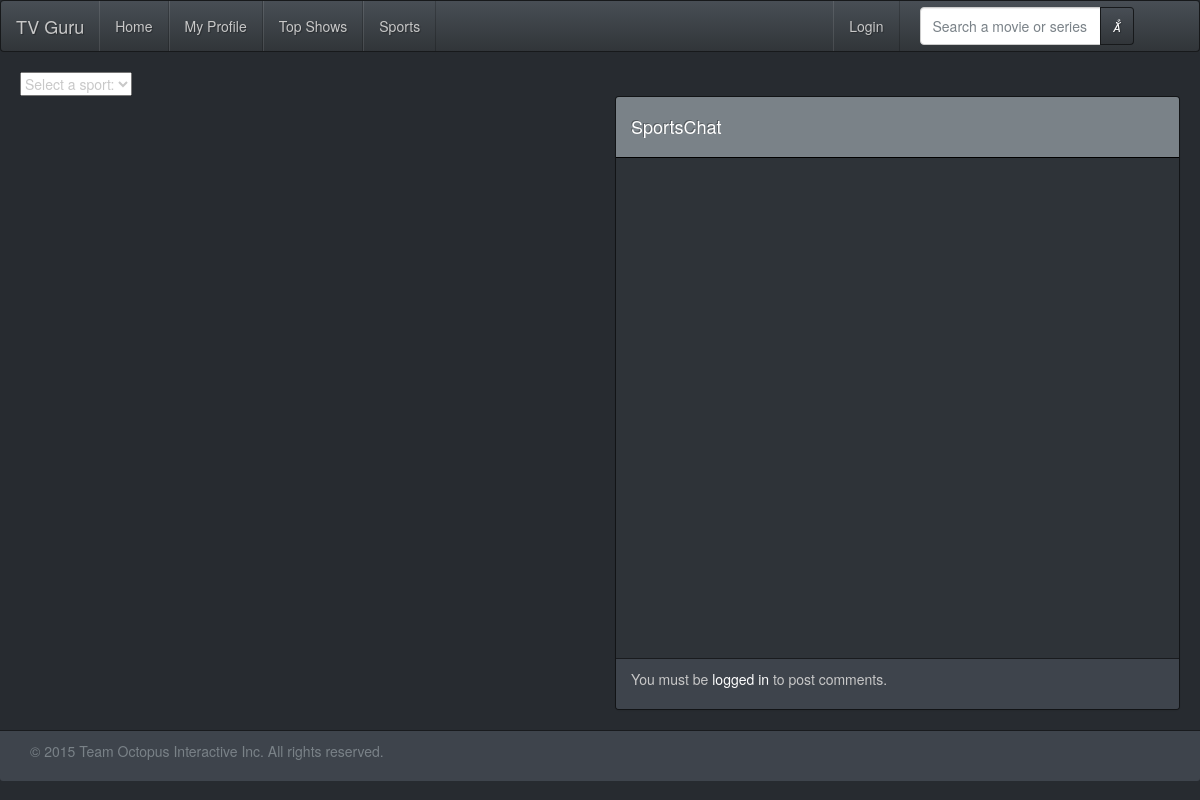
Page /pages/sports.php on the earlier database version.
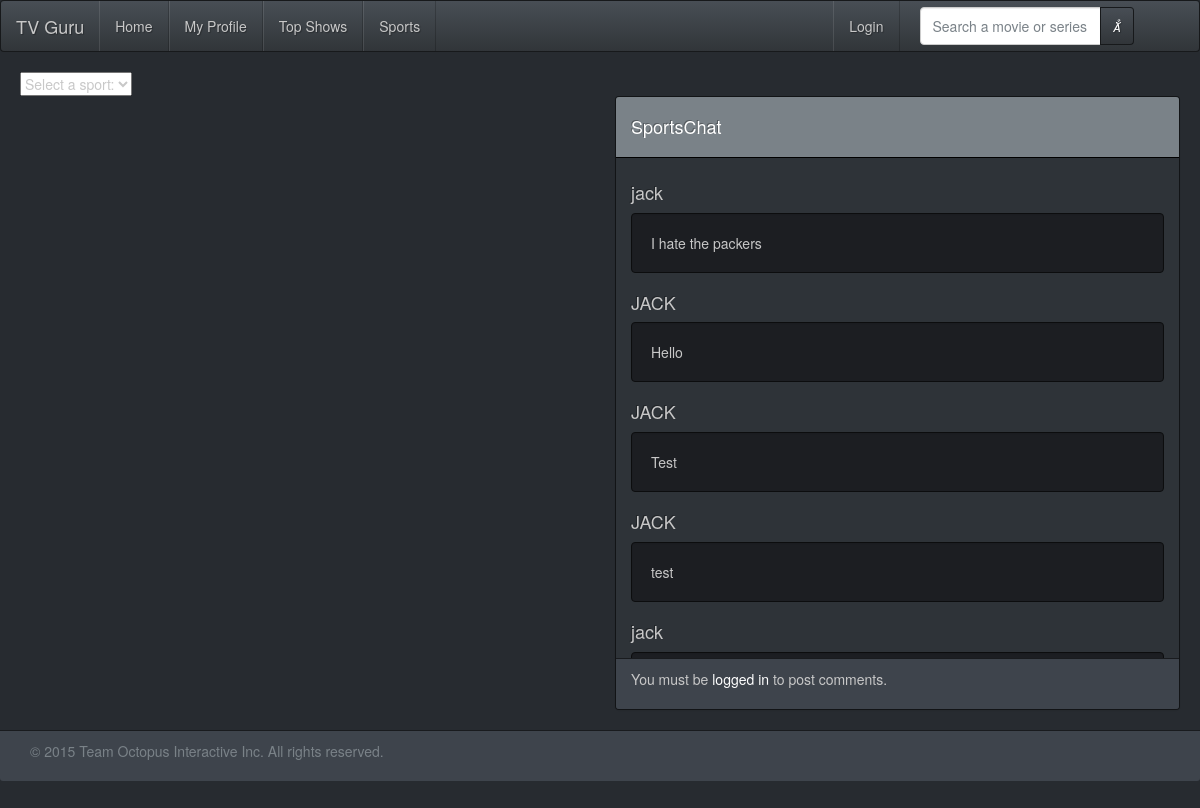
Same page on the later database version.
### tables this page shows
CREATE TABLE `sports_comments` (
`ID` int(11) NOT NULL,
  `USER` varchar(20) NOT NULL,
  `COMMENT` varchar(150) NOT NULL
);

### inc/inc.sports.php (the view, shortened to what this page needs)
<?php
try {
    $con = new PDO(DB_CONNECTION_STRING, DB_USER, DB_PWD);
    $con->setAttribute(PDO::ATTR_ERRMODE, PDO::ERRMODE_EXCEPTION);
} catch (PDOException $e) {
    echo $e->getMessage();
}
function getComments()
{
    global $con;
    $sql = "SELECT * FROM sports_comments";
    $sql = $con->prepare($sql);
    $sql->execute();
    return $sql->fetchAll();
}
function buildCommentSection($comments) {
    $commentSection = "";
    if(is_array($comments) || is_object($comments)){
        foreach($comments as $comment) {
            $commentSection .= "<h4>$comment[1]</h4>\n
                                <p class=\"well\">$comment[2]</p>\n";
        }
    }
    echo $commentSection;
}

### inc/header.php (shortened to what this page needs)
<!DOCTYPE html>
<html lang="en">
<head>
    <link rel="stylesheet" type="text/css" href="/phase5/css/bootstrap_slate.css">
    <link rel="stylesheet" type="text/css" href="#">
</head>
<body>
      <nav class="navbar navbar-default">
        <div class="container-fluid">
          <div class="navbar-header">
            <a class="navbar-brand" href="/phase5/index.php">TV Guru</a>
          </div>
          <div id="navbar" class="navbar-collapse collapse">
            <ul class="nav navbar-nav">
              <li><a href="/phase5/index.php">Home</a></li>
              <li><a href="/phase5/pages/profile.php">My Profile</a></li>
              <li><a href="/phase5/pages/topshows.php">Top Shows</a></li>
              <li><a href="/phase5/pages/sports.php">Sports</a></li>
            </ul>
            <div class="col-sm-3 col-md-3 pull-right">
              <form class="navbar-form" role="search" action="/phase5/pages/search.php">
                <div class="input-group">
                  <input type="text" class="form-control" placeholder="Search a movie or series..." name="title">
                  <div class="input-group-btn">
                    <button class="btn btn-default" type="submit"><i class="glyphicon-search"></i></button>
                  </div>
                </div>
              </form>
            </div>
            <ul class="nav navbar-nav navbar-right">
              <li class="pull-right"><a href=<?= isset($loggedin) ? "/phase5/pages/logout.php" : "/phase5/pages/login.php"?>><?= isset($loggedin) ? "Logout" : "Login"?></a></li>
            </ul>
          </div>
        </div>
      </nav>

### pages/sports.php (shortened to what this page needs)
<?php
require_once("$_SERVER[DOCUMENT_ROOT]/phase5/inc/inc.sports.php");
include_once("$_SERVER[DOCUMENT_ROOT]/phase5/inc/header.php");
 ?>
<div class="wrap">
    <link rel="stylesheet" type="text/css" href="/phase5/css/sports.css">
    <div class="dropdown">
        <script src="/phase5/js/sports.js"></script>
    </div>
    <div class="row">
        <div class="col-md-6" id="sportsBox">
        </div>
        <div class="col-xs-6 col-md-6">
            <div class="panel panel-primary">
                <div class="panel-heading">
                    <h4>SportsChat</h4>
                </div>
             <div class="panel-body" id="comments" style = "overflow: scroll;height: 500px";>
                    <?php buildCommentSection(getComments()) ?>
             </div>
                 <div class="panel-footer">
                    <?php if(isset($_SESSION['loggedin'])) : ?>
                        <div class="form-group">
                            <textarea id="comment" name="comment" cols="75" rows="3"></textarea>
                            <input class="btn btn-lg pull-right" id="post" type="submit" value="Post Comment">
                        </div>
                    <?php else : ?>
                        <div class="center-block">
                            <p> You must be <a href="login.php">logged in</a> to post comments. </p>
                        </div>
                    <?php endif; ?>
                 </div>
            </div>
        </div>
    </div>
</div>
<?php
include_once("$_SERVER[DOCUMENT_ROOT]/phase5/inc/footer.php");
?>

### inc/footer.php (shortened to what this page needs)
<footer class="panel-footer">
  <div class="container">
    <p class="text-muted">&#169; 2015 Team Octopus Interactive Inc. All rights reserved.</p>
  </div>
</footer>
</body>
</html>

Differences in the rows shown:
added sports_comments: USER "jack", COMMENT "I hate the packers"
added sports_comments: USER "JACK", COMMENT "Hello"
added sports_comments: USER "JACK", COMMENT "Test"
added sports_comments: USER "JACK", COMMENT "test"
added sports_comments: USER "jack"
